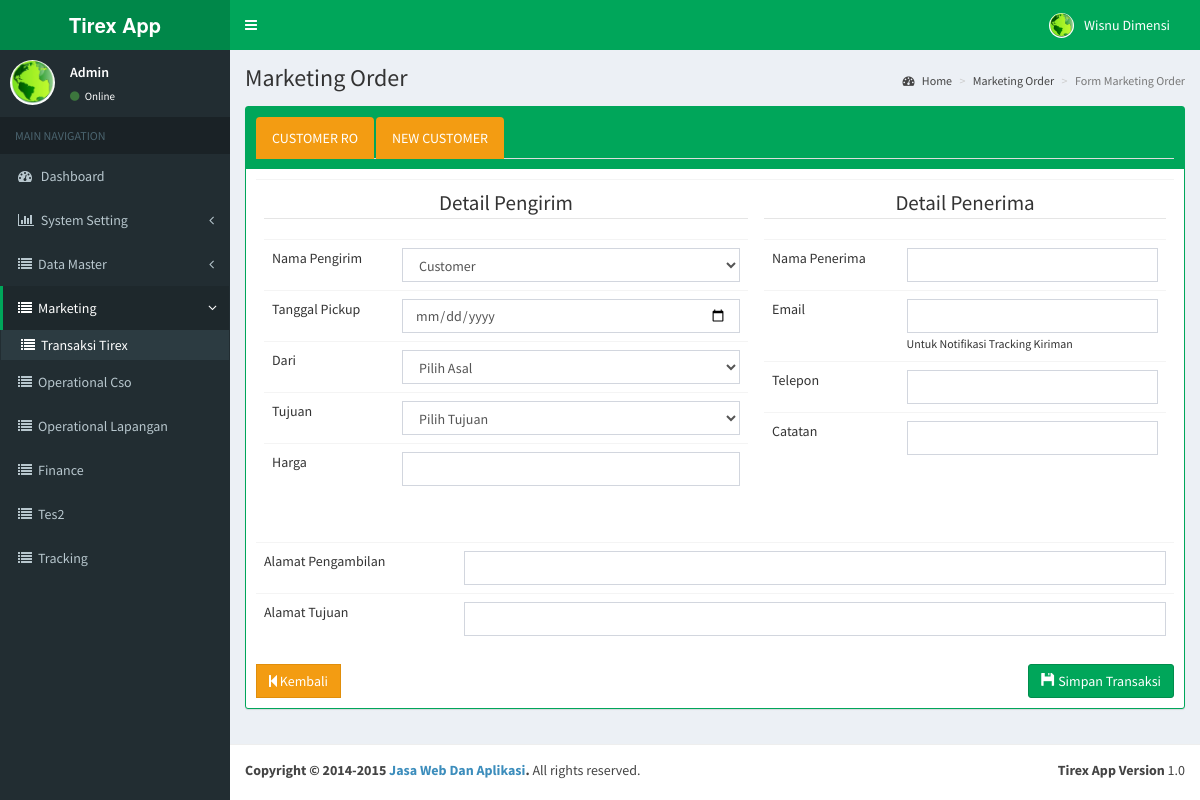
The page /admina/index.php/transaksi-tirex/tambah (signed in) on the database its author committed.
### tables this page shows
CREATE TABLE `sys_users` (
  `id` int(11) NOT NULL,
  `first_name` varchar(50) NOT NULL DEFAULT '0',
  `last_name` varchar(50) NOT NULL DEFAULT '0',
  `username` varchar(50) DEFAULT NULL,
  `password` varchar(50) DEFAULT NULL,
  `email` varchar(50) DEFAULT NULL,
  `date_created` date DEFAULT NULL,
  `foto_user` varchar(150) DEFAULT NULL,
  `id_group` int(11) DEFAULT NULL,
  `aktif` enum('Y','N') NOT NULL,
  `alamat` varchar(255) DEFAULT NULL,
  `telepon` varchar(30) DEFAULT NULL,
  `cabang` int(11) DEFAULT NULL,
  `kota` varchar(50) DEFAULT NULL,
  `secret_key` varchar(200) DEFAULT NULL,
  `pin` varchar(30) DEFAULT NULL,
  `pusat` int(11) DEFAULT NULL
);

CREATE TABLE `sys_menu` (
  `id` int(11) NOT NULL,
  `nav_act` varchar(150) DEFAULT NULL,
  `page_name` varchar(150) DEFAULT NULL,
  `url` varchar(100) NOT NULL,
  `main_table` varchar(150) DEFAULT NULL,
  `icon` varchar(150) DEFAULT NULL,
  `urutan_menu` int(11) DEFAULT NULL,
  `parent` int(11) DEFAULT NULL,
  `dt_table` enum('Y','N') NOT NULL,
  `tampil` enum('Y','N') NOT NULL,
  `type_menu` enum('main','page') NOT NULL
);

### admina/modul/transaksi_tirex/transaksi_tirex_add.php (the view, shortened to what the rows shown need)
<section class="content-header">
    <h1>
     Marketing Order
    </h1>
           <ol class="breadcrumb">
        <li><a href="<?=base_index();?>"><i class="fa fa-dashboard"></i> Home</a></li>
        <li><a href="<?=base_index();?>marketing-order">Marketing Order</a></li>
        <li class="active">Form Marketing Order</li>
    </ol>
</section>
<section class="content">
<div class="row">
    <div class="col-lg-12">
        <div class="box box-solid box-success box-solid">
                                 <div class="box-header">
                                    <ul class="nav nav-tabs" role="tablist">
                                      <li class="nav-item">
                                        <a class="nav-link btn btn-warning" href="#ro" role="tab" data-toggle="tab">CUSTOMER RO</a>
                                      </li>
                                      <li class="nav-item">
                                        <a class="nav-link btn btn-warning" href="#new" role="tab" data-toggle="tab">NEW CUSTOMER</a>
                                      </li>
                                    </ul>
                                </div>
                  <div class="box-body">
                <div class="tab-content">
                  <div role="tabpanel" class="tab-pane fade in active" id="ro">
                   <table class="table transaksitirex">
                     <tr>
                       <td>
                        <fieldset>
                            <legend class="text-center">Detail Pengirim</legend>
                              <table class="table">
                                 <tr>
                                    <td>Nama Pengirim</td>
                                    <td>
                                      <select class="form-control chzn-select" id="customer">
                                        <option>Customer</option>
                                      </select>
                                    </td>
                                  </tr>
                                  <tr>
                                     <td>Tanggal Pickup</td>
                                    <td><input type="date" class="form-control" id="tgl_pickup"></td>
                                  </tr>
                                  <tr>
                                     <td>Dari</td>
                                    <td>
                                      <select class="form-control chzn-select" id="dari">
                                        <option>Pilih Asal</option>
                                      </select>
                                    </td>
                                  </tr>
                                  <tr>
                                    <td>Tujuan</td>
                                    <td>
                                      <select class="form-control chzn-select" id="tujuan">
                                        <option>Pilih Tujuan</option>
                                      </select>
                                    </td>
                                  </tr>
                                  <tr>
                                    <td>Harga</td>
                                    <td>
                                      <input type="text" class="form-control" name="harga" id="harga" value="">
                                    </td>
                                  </tr>
                               </table>
                            </fieldset>
                       </td>
                       <td>
                        <fieldset>
                            <legend class="text-center">Detail Penerima</legend>
                                <table class="table">
                                    <tr>
                                      <td>Nama Penerima</td>
                                      <td><input type="text" id="penerima" class="form-control"></td>
                                    </tr>
                                    <tr>
                                      <td>Email</td>
                                      <td>
                                        <input type="text" id="email_penerima" class="form-control">
                                        <small>Untuk Notifikasi Tracking Kiriman</small>
                                      </td>
                                    </tr>
                                    <tr>
                                      <td>Telepon</td>
                                      <td><input type="text" id="telepon" class="form-control"></td>
                                    </tr>
                                    <tr>
                                    <tr>
                                      <td>Catatan</td>
                                      <td><input type="text" id="catatan" class="form-control"></td>
                                    </tr>
                                  </table>
                               </td>
                             </tr>
                         </table>
                  <table class="table">
                    <tr>
                      <td width="200">Alamat Pengambilan</td>
                      <td colspan="3"><input type="text" id="alamat_pengambilan" class="form-control"></td>
                    </tr>
                      <td width="200">Alamat Tujuan</td>
                        <td>
                          <input type="text" id="alamat_tujuan" value="" class="form-control">
                        </td>
                  </table>
                  <button class="btn btn-success pull-right" id="simpantransaksi"><span class="glyphicon glyphicon-floppy-disk" aria-hidden="true"></span> Simpan Transaksi</button>
 <a href="<?=base_index();?>transaksi-tirex" class="btn btn-warning btn-flat"><i class="fa fa-step-backward"></i> Kembali</a>
                  </div>
                </div>
                  </div>
                  </div>
              </div>
</div>
</section>

### admina/index.php (shortened to what the rows shown need)
<?php
include "inc/config.php";
require_once "inc/fungsi.php";
if (isset($_SESSION['login'])) {
include  "header.php";
	foreach ($db->fetch_all('sys_menu') as $isi) {
		if (in_array($isi->url, $role_user)) {
               		if ($path_url!='' && $path_url==$isi->url) {
					include "modul/".$isi->nav_act."/".$isi->nav_act.".php";
					}
               }
	}
include "footer.php";
} else {
	redirect(base_admin()."login.php");
}
?>

### admina/top_bar.php (shortened to what the rows shown need)
<header class="main-header">
        <a href="index2.html" class="logo"><b>Tirex App</b></a>
        <nav class="navbar navbar-static-top" role="navigation">
          <a href="#" class="sidebar-toggle" data-toggle="offcanvas" role="button">
          </a>
          <div class="navbar-custom-menu">
            <ul class="nav navbar-nav">
              <li class="dropdown user user-menu">
                <a href="#" class="dropdown-toggle" data-toggle="dropdown">
                  <img src="<?=base_url();?>upload/back_profil_foto/<?=$db->fetch_single_row('sys_users','id',$_SESSION['id_user'])->foto_user?>" class="user-image" alt="User Image"/>
                  <span class="hidden-xs"><?=ucwords($db->fetch_single_row('sys_users','id',$_SESSION['id_user'])->first_name)?> <?=ucwords($db->fetch_single_row('sys_users','id',$_SESSION['id_user'])->last_name);?></span>
                </a>
              </li>
            </ul>
          </div>
        </nav>
      </header>

### admina/left_nav.php (shortened to what the rows shown need)
      <aside class="main-sidebar">
        <section class="sidebar">
          <div class="user-panel">
            <div class="pull-left image">
              <img src="<?=base_url();?>upload/back_profil_foto/<?=$db->fetch_single_row('sys_users','id',$_SESSION['id_user'])->foto_user?>" class="img-circle" alt="User Image" />
            </div>
            <div class="pull-left info">
              <p><?=ucwords($db->fetch_single_row('sys_users','id',$_SESSION['id_user'])->username)?></p>
              <a href="<?=base_index();?>profil"><i class="fa fa-circle text-success"></i> Online</a>
            </div>
          </div>
          <ul class="sidebar-menu">
            <li class="header">MAIN NAVIGATION</li>
             <li class="<?=($path_url=='')?'active':'';?>">
                            <a href="<?=base_index();?>">
                                <i class="fa fa-dashboard"></i> <span>Dashboard</span>
                            </a>
                        </li>
              <?php
              if ($_SESSION['level']==1) {
                ?>
              <li class="treeview <?=($path_url=='install'||$path_url=='user-management'||$path_url=='page'||$path_url=='menu-management'||$path_url=='group-user')?'active':'';?>">
                        <a href="#">
                        <i class="fa fa-bar-chart-o"></i>
                        <span>System Setting</span>
                        <i class="fa fa-angle-left pull-right"></i>
                        </a>
                        </li>
<?php
                  }
$result=$db->fetch_custom("select sys_menu.*,sys_menu_role.read_act,sys_menu_role.insert_act,sys_menu_role.update_act,sys_menu_role.delete_act,sys_menu_role.group_id from sys_menu
left join sys_menu_role on sys_menu.id=sys_menu_role.id_menu
where sys_menu_role.group_id=? and sys_menu_role.read_act=? and tampil=? ORDER BY parent, urutan_menu",array('sys_menu_role.group_id'=>$_SESSION['level'],'sys_menu_role.read_act'=>'Y','tampil'=>'Y'));
$menu = array(
    'items' => array(),
    'parents' => array()
);
foreach ($result as $items) {
  $items = toArray($items);
    $menu['items'][$items['id']] = $items;
    $menu['parents'][$items['parent']][] = $items['id'];
}
echo $db->buildMenu($path_url,0, $menu);
?>
           </ul>
        </section>
      </aside>
      <div class="content-wrapper">

### admina/inc/Database.php (shortened to what the rows shown need)
<?php
class Database {
    private $pdo;
    public function __construct()
    {
        try {
        $this->pdo = new PDO("mysql:host=".HOST.";dbname=".DATABASE_NAME, DB_USERNAME, DB_PASSWORD );
        $this->pdo->setAttribute( PDO::ATTR_ERRMODE, PDO::ERRMODE_EXCEPTION );
        }
        catch( PDOException $e ) {
            echo "error ". $e->getMessage();
        }
    }
    public function fetch_custom( $sql,$data=null) {
        if ($data!==null) {
        $dat=array_values($data);
        }
        $sel = $this->pdo->prepare( $sql );
        if ($data!==null) {
            $sel->execute($dat);
        } else {
            $sel->execute();
        }
        $sel->setFetchMode( PDO::FETCH_OBJ );
        return $sel;
    }
    public function fetch_single_row($table,$col,$val)
    {
        $nilai=array($val);
        $sel = $this->pdo->prepare("SELECT * FROM $table WHERE $col=?");
        $sel->execute($nilai);
        $sel->setFetchMode( PDO::FETCH_OBJ );
        $obj = $sel->fetch();
        return $obj;
    }
    public function fetch_all($table)
    {
        $sel = $this->pdo->prepare("SELECT * FROM $table");
        $sel->execute();
        $sel->setFetchMode( PDO::FETCH_OBJ );
        return $sel;
    }
    public function terpilih($nav,$group_id)
    {
      $pilih="";
        if ($nav!='') {
             $menu = $this->fetch_custom("select * from sys_menu where url=?",array('url'=>$nav));
        foreach ($menu as $men) {
           if ($men->parent!=0) {
               $data = $this->fetch_single_row('sys_menu','id',$men->parent);
            if ($group_id==$men->parent || $data->parent==$group_id ) {
             $pilih='active';
            }  else {
                 $pilih="";
            }
           }
       }
         }
        return $pilih;
    }
    function buildMenu($url,$parent, $menu)
    {
       $html = "";
       if (isset($menu['parents'][$parent]))
       {
           foreach ($menu['parents'][$parent] as $itemId)
           {
              if(!isset($menu['parents'][$itemId]))
              {
                 $html .= "<li ";
                 $html .=($url==$menu['items'][$itemId]['url'])?'class="active"':'';
                 $html.=">
                   <a href='".base_index().$menu['items'][$itemId]['url']."'>";
                 if($menu['items'][$itemId]['icon']!='')
                  {
                    $html.="<i class='fa ".$menu['items'][$itemId]['icon']."'></i>";
                  } else {
                    $html.="<i class='fa fa-circle-o'></i>";
                  }
                  $html.=ucwords($menu['items'][$itemId]['page_name'])."</a></li>";
              }
              if(isset($menu['parents'][$itemId]))
              {
$html .= "<li class='treeview ".$this->terpilih($url,$menu['items'][$itemId]['id']);
     $html.="'><a href='#'>";
                 if($menu['items'][$itemId]['icon']!='')
                  {
                    $html.="<i class='fa ".$menu['items'][$itemId]['icon']."'></i>";
                  } else {
                    $html.="<i class='fa fa-circle-o'></i>";
                  }
                  $html.="<span>".ucwords($menu['items'][$itemId]['page_name'])."</span>
                                    <i class='fa fa-angle-left pull-right'></i>
                                </a>";
$html .="<ul class='treeview-menu'>";
$html .=$this->buildMenu($url,$itemId, $menu);
$html .= "</ul></li>";
              }
           }
       }
       return $html;
    }
}
?>

### admina/modul/transaksi_tirex/transaksi_tirex.php (shortened to what the rows shown need)
<?php
switch ($path_act) {
  case "tambah":
          foreach ($db->fetch_all("sys_menu") as $isi) {
               if ($path_url==$isi->url&&$path_act=="tambah") {
                          if ($role_act["insert_act"]=="Y") {
                             include "transaksi_tirex_add.php";
                          } else {
                            echo "permission denied";
                          }
                       }
      }
    break;
}
?>

### rows shown on the page
sys_users: foto_user (picture), first_name "Wisnu", last_name "Dimensi", username "Admin"
sys_menu: page_name "Data Master"
sys_menu: page_name "Marketing"
sys_menu: page_name "Transaksi Tirex"
sys_menu: page_name "Operational Cso"
sys_menu: page_name "Operational Lapangan"
sys_menu: page_name "Finance"
sys_menu: page_name "Tes2"
sys_menu: page_name "Tracking"
